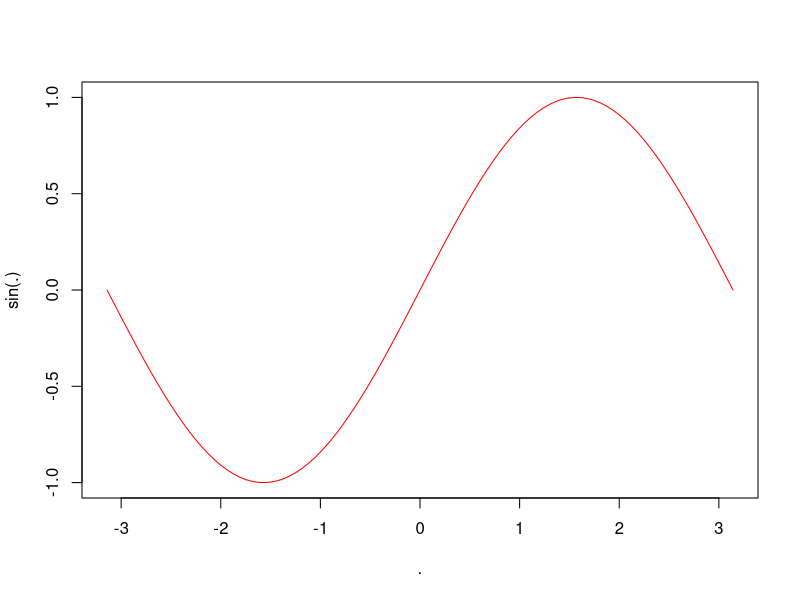

Write R code to recreate this figure.
#' ---
#' title: "0 Úvod do R"
#' subtitle: "Štatistické metódy vyhodnocovania experimentov"
#' author: "William Brach"
#' date: "22.02.2021"
#' output: 
#'    prettydoc::html_pretty:
#'      toc: true    
#'      theme: default
#' ---
#+  include=FALSE
# obsah tohoto bloku sa v riešení nezobrazí
knitr::opts_chunk$set(collapse = TRUE)  # zlúčenie regiónov vstupu a výstupu
`%>%` <- magrittr::`%>%`  # pipe operátor

#' 
#' # Príklad 1 (súčet)
#' 
#' **Zadanie:** 1. Načítajte súbor údajov *mtcars* z balíka *datasets* a uložte ho do premennej s názvom **dat**.
#' 
#' **Riešenie:** 
dat <- data("mtcars")






#' 
#' # Príklad 2 (sinus)
#' 
#' **Zadanie:** Zobrazte sin(x) v intervale $x\in(-\pi,\pi)$
#' 
#' **Riešenie:**
seq(from = -pi, to = pi, length.out = 100) %>% 
  plot(sin(.), type = "l", col = "red")
